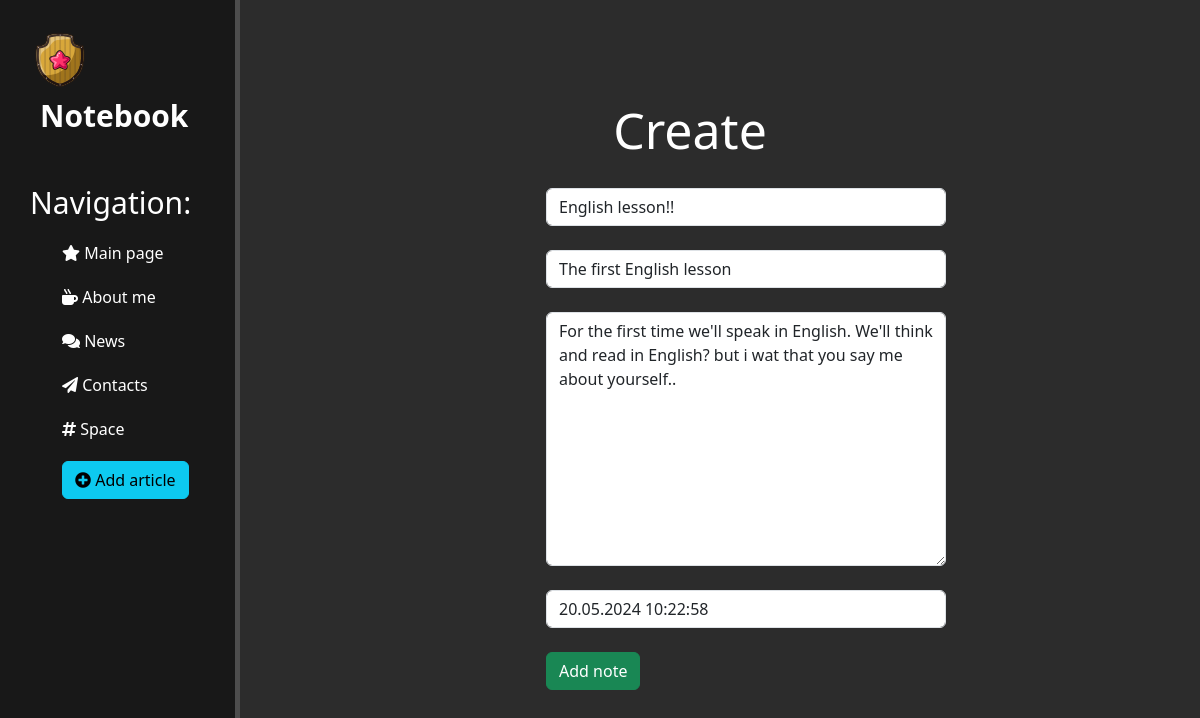
The page /news/6/update on the database its author committed.
### news/models.py (models this page shows, shortened)
class Article(models.Model):  # 1. создаем класс для базы данных
    title = models.CharField('Title',  max_length=50)  # 2.1 строка до 250 символов
    anons = models.CharField('Notification',  max_length=250)
    full_text = models.TextField('Article')  # 2.2 строка больше 250 символов
    date = models.DateTimeField('Дата публикации')  # 2.3 дата и время
    class Meta:
        verbose_name = 'Новость'
        verbose_name_plural = 'Новости'

### news/views.py (the view)
# urls.py: path('<int:pk>/update', views.NewsUpdateView.as_view(), name='news-update'),  # 5. обращаемся к динамической
class NewsUpdateView(UpdateView):
    model = Article
    template_name = 'news/create.html'  # 6.1 используем шаблон для редактирования, так как он у нас уже есть
    form_class = ArticleForm  # 6.2 указываем класс для корректного отображения формы, убираем список полей для вывода

### news/forms.py
class ArticleForm(ModelForm):
    class Meta:
        model = Article  # 1.1 определяем модель
        fields = ['title', 'anons', 'full_text', 'date']  # 1.2 названия полей, которые нужны, из файла models.py
        widgets = {
            'title': TextInput({
                'class': 'form-control',
                'placeholder': "Article's name"
            }),
            'anons': TextInput({
                'class': 'form-control',
                'placeholder': "Article's notification"
            }),
            'full_text': Textarea({
                'class': 'form-control',
                'placeholder': "Atricle's text"
            }),
            'date': DateTimeInput({
                'class': 'form-control',
                'placeholder': "Date of public"
            }),
        }

### news/templates/news/create.html (shortened to what this page needs)
{% extends 'main/layout.html' %}
{% block content %}
    <div class="features">
        <h1>Create</h1>
        <form method="post" action="" class="create_articles">
            {{ form.title }}<br>
            {{ form.anons }}<br>
            {{ form.full_text }}<br>
            {{ form.date }}<br>
            <button class="btn btn-success" type="submit"> Add note </button>
        </form>
    </div>
{% endblock %}

### main/static/main/css/main.css (style rules this page uses)
body { background: #2c2c2c; }
main .features { color: #fff; float: left; text-align: center; width: 75%; margin-top: 100px; }
main .features h1 { font-size: 50px; }
.create_articles { float: left; clear: both; width: 400px; margin: 20px 34%; text-align: left; }

### rows shown on the page
Article: title "English lesson!!", anons "The first English lesson", full_text "For the first time we'll speak in English. We'll think and read in English? but i wat that you say me about yourself..", date "20.05.2024 10:22:58"
